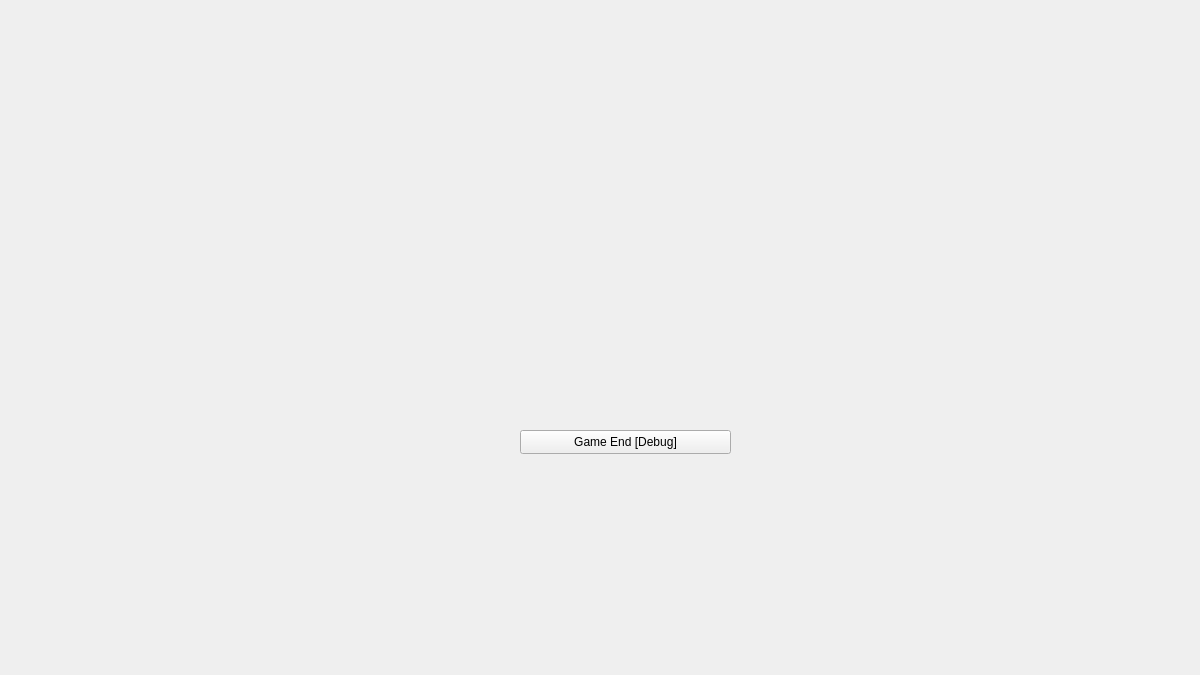
<?xml version="1.0" encoding="UTF-8"?>
<ui version="4.0">
 <class>PlayWidgetClass</class>
 <widget class="QWidget" name="PlayWidgetClass">
  <property name="geometry">
   <rect>
    <x>0</x>
    <y>0</y>
    <width>1200</width>
    <height>675</height>
   </rect>
  </property>
  <property name="sizePolicy">
   <sizepolicy hsizetype="Fixed" vsizetype="Fixed">
    <horstretch>0</horstretch>
    <verstretch>0</verstretch>
   </sizepolicy>
  </property>
  <property name="minimumSize">
   <size>
    <width>1200</width>
    <height>675</height>
   </size>
  </property>
  <property name="maximumSize">
   <size>
    <width>1200</width>
    <height>675</height>
   </size>
  </property>
  <property name="windowTitle">
   <string>PlayWidget</string>
  </property>
  <widget class="QPushButton" name="pushButton_pause">
   <property name="geometry">
    <rect>
     <x>30</x>
     <y>40</y>
     <width>64</width>
     <height>64</height>
    </rect>
   </property>
   <property name="sizePolicy">
    <sizepolicy hsizetype="Fixed" vsizetype="Fixed">
     <horstretch>0</horstretch>
     <verstretch>0</verstretch>
    </sizepolicy>
   </property>
   <property name="minimumSize">
    <size>
     <width>64</width>
     <height>64</height>
    </size>
   </property>
   <property name="maximumSize">
    <size>
     <width>64</width>
     <height>64</height>
    </size>
   </property>
   <property name="styleSheet">
    <string notr="true">QPushButton
{
	background-image:url(./res/icon/pause_black_64x.png);
	border:0px;
}

QPushButton:pressed
{
	background-image:url(./res/icon/pause_white_64x.png);
	border:0px;
}</string>
   </property>
   <property name="text">
    <string/>
   </property>
   <property name="flat">
    <bool>true</bool>
   </property>
  </widget>
  <widget class="QPushButton" name="pushButton_debug">
   <property name="geometry">
    <rect>
     <x>520</x>
     <y>430</y>
     <width>211</width>
     <height>24</height>
    </rect>
   </property>
   <property name="text">
    <string>Game End [Debug]</string>
   </property>
  </widget>
  <widget class="QLabel" name="background">
   <property name="geometry">
    <rect>
     <x>0</x>
     <y>0</y>
     <width>1200</width>
     <height>675</height>
    </rect>
   </property>
   <property name="sizePolicy">
    <sizepolicy hsizetype="Fixed" vsizetype="Fixed">
     <horstretch>0</horstretch>
     <verstretch>0</verstretch>
    </sizepolicy>
   </property>
   <property name="minimumSize">
    <size>
     <width>1200</width>
     <height>675</height>
    </size>
   </property>
   <property name="maximumSize">
    <size>
     <width>1200</width>
     <height>675</height>
    </size>
   </property>
   <property name="text">
    <string/>
   </property>
  </widget>
  <zorder>background</zorder>
  <zorder>pushButton_pause</zorder>
  <zorder>pushButton_debug</zorder>
 </widget>
 <layoutdefault spacing="6" margin="11"/>
 <resources/>
 <connections/>
</ui>
